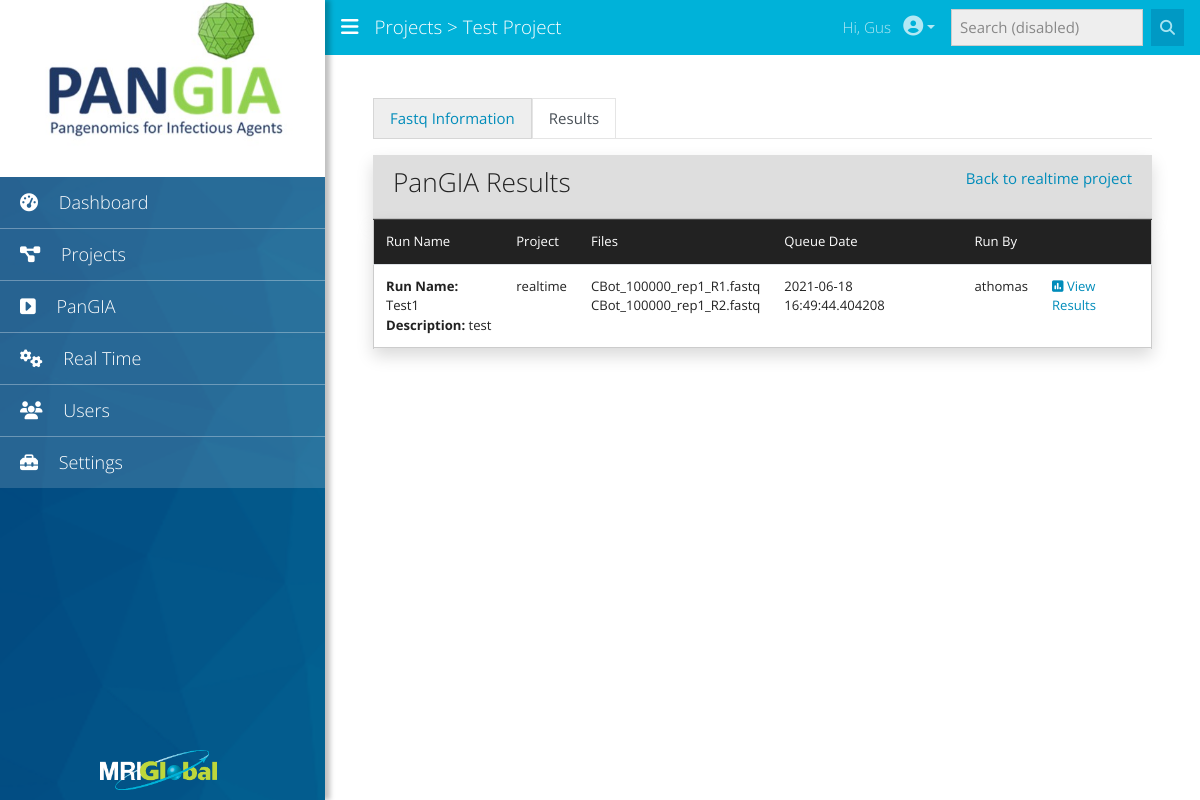
The page /item/2?p=results (signed in) on the database its author committed.
### app/models.py (models this page shows, shortened)
class User(db.Model, UserMixin):
    __tablename__ = 'user'
    id = db.Column(db.Integer, primary_key=True)
    username = db.Column(db.String(64), index=True, unique=True)
    fname = db.Column(db.String(20))
    lname = db.Column(db.String(20))
    email = db.Column(db.String(120), index=True, unique=True)
    password_hash = db.Column(db.String(128))
    last_seen = db.Column(db.DateTime, default=datetime.utcnow)
    roles = db.relationship('Role', backref='user', lazy='dynamic')
    notifications = db.relationship('Notification', backref='user', lazy='dynamic')
    tasks = db.relationship('Task', backref='user', lazy='dynamic')
    results = db.relationship('Results', backref='user', lazy='dynamic')
    def get_roles(self):
        roles = []
        for x in Role.query.filter_by(user_id=self.id).all():
            roles.append(x.role_type)
        return roles

class Category(db.Model):
    __tablename__ = 'category'
    id = db.Column(db.Integer(), primary_key=True)
    name = db.Column(db.String(128), index=True)
    description = db.Column(db.Text)
    slug = db.Column(db.String(20), index=True)
    parent_id = db.Column(db.Integer(), db.ForeignKey('category.id', name='parent_id'))
    root_id = db.Column(db.Integer(), index=True, default=0)
    order = db.Column(db.Integer(), default=0)
    created_on = db.Column(db.DateTime, default=datetime.utcnow)
    is_archived = db.Column(db.Boolean, default=False)
    is_deleted = db.Column(db.Boolean, default=False)
    items = db.relationship('Item', backref='category', lazy='dynamic')
    children = db.relationship('Category', foreign_keys="Category.parent_id")

class Results(db.Model):
    __tablename__ = 'results'
    id = db.Column(db.Integer(), primary_key=True)
    name = db.Column(db.String(128), index=True)
    description = db.Column(db.String(128))
    path = db.Column(db.String(128))
    results_type = db.Column(db.String(128))
    results_date = db.Column(db.DateTime, index=True, default=datetime.utcnow)
    results_param = db.Column(db.Text)
    user_id = db.Column(db.Integer, db.ForeignKey('user.id'))
    items = db.relationship('Item', secondary='results_to_item')

class Item(db.Model):
    __tablename__ = 'item'
    id = db.Column(db.Integer(), primary_key=True)
    name = db.Column(db.String(128), index=True)
    item_path = db.Column(db.String(128))
    description = db.Column(db.Text)
    category_id = db.Column(db.Integer(), db.ForeignKey('category.id'))
    meta_template_id = db.Column(db.Integer, db.ForeignKey('meta_template.id'))
    created_on = db.Column(db.DateTime, index=True, default=datetime.utcnow)
    is_archived = db.Column(db.Boolean, default=False)
    is_deleted = db.Column(db.Boolean, default=False)
    meta_template = db.relationship('MetaTemplate', foreign_keys=[meta_template_id])
    metas = db.relationship('Metadata', foreign_keys="[Metadata.item_id]")
    results = db.relationship('Results', secondary='results_to_item')

### app/main/routes.py (the view)
@bp.route('/item/<item_id>')
def item(item_id):
    check_item = Item.query.filter_by(id=item_id).count()
    if check_item == 0:
        return redirect('main.index')
    tab = request.args.get('p')
    r_id = request.args.get('id')
    item = Item.query.get(item_id)
    if tab == 'results':
        if r_id and r_id != '':
            check_results = Results.query.filter_by(id=r_id).first()
            check_rtoi = ResultsToItem.query.filter_by(results_id=check_results.id, item_id=item_id).count()
            if check_results and check_rtoi > 0:
                results = Results.query.get(r_id)
                for file in os.scandir(results.path):
                    if '.report.tsv' in Path(file).name:
                        tsv_file = file
                    if 'pangia.log' in Path(file).name:
                        log_file = file
                    if 'fastp.html' in Path(file).name:
                        fastp_file = Path(file).absolute()
                tsv = pd.read_csv(tsv_file, sep='\t', usecols=[
                    'LEVEL',
                    'NAME',
                    'TAXID',
                    'READ_COUNT',
                    'READ_COUNT_RNR',
                    'READ_COUNT_RSNB',
                    'LINEAR_COV',
                    'DEPTH_COV',
                    'REL_ABUNDANCE'
                ])
                tsv = tsv[tsv['LEVEL'].isin(['genus', 'species'])]
                tsv_html = Markup(tsv.to_html().replace('class="dataframe"','class="table shadow-none border-0"').replace('border="1"', '').replace('style="text-align: right;"',''))
                with open(log_file, 'r') as f:
                    log_text = f.read()
                params = ast.literal_eval(results.results_param)
                return render_template('items/item_results.html', title='Results', item=item, results=results, params=params, log_text=log_text, tsv_html=tsv_html, tsv_file=tsv_file, log_file=log_file)
        else:
            return render_template('items/item_results_list.html', title='Results List', item=item)
    else:
        return render_template('items/item_info.html', title='File Information', item=item)

### app/main/routes.py (called while the page is built)
@bp.before_app_request
def before_request():
    if current_user.is_authenticated:
        current_user.last_seen = datetime.utcnow()
        db.session.commit()

@bp.context_processor
def projects():
    projects = Category.query.filter_by(parent_id=0, is_archived=False, is_deleted=False)
    return {'projects': projects}

@bp.context_processor
def check_admin():
    if 'Admin' in current_user.get_roles():
        return {'is_admin': True}
    else:
        return {'is_admin': False}

### app/models.py (called while the page is built)
@login.user_loader
def load_user(id):
    return User.query.get(int(id))

### app/templates/items/item_results_list.html (shortened to what this page needs)
{% extends "one_column.html" %}
{% block app_main_content %}
<div class="p-5">
    <ul class="nav nav-tabs mb-3">
        <li class="nav-item"><a class="nav-link" href="/item/{{ item.id }}">Fastq Information</a></li>
        <li class="nav-item"><a class="nav-link active" href="/item/{{ item.id }}?p=results">Results</a></li>
    </ul>
    <div class="card-header bg-ngreen shadow">
        <div class="float-right"><a href="{{ url_for('main.project_page', proj_slug=item.category.slug) }}">Back to {{ item.category.name }} project</a></div>
        <h3>PanGIA Results</h3>
    </div>
    <table class="table table-striped shadow">
        <tr class="table-dark">
            <td scope="col">Run Name</td>
            <td scope="col">Project</td>
            <td scope="col">Files</td>
            <td scope="col">Queue Date</td>
            <td scope="col">Run By</td>
            <td scope="col"></td>
        </tr>
        {% for r in item.results %}
        <tr>
            <td>
                <b>Run Name:</b> {{ r.name }}<br>
                <b>Description:</b> {{ r.description }}
            </td>
            <td>{{ r.items[0].category.name }}</td>
            <td>{% for x in r.items %}{{ x.name }}<br>{% endfor %}</td>
            <td>{{ r.results_date }}</td>
            <td>{{ r.user.username }}</td>
            <td><a href="/item/{{ item.id }}?p=results&id={{ r.id }}" class="card-link"><i class="fas fa-poll"></i> View Results</a></td>
        {% endfor %}
    </table>
</div>
{% endblock %}

### app/templates/include/topnav.html (shortened to what this page needs)
<nav class="navbar navbar-expand-lg navbar-expand-md navbar-dark">
    <a class="navbar-brand mr-auto" href="#">
        <i class="fas fa-bars md-icon"></i>
    </a>
    <h5 class="c-white pl-3 pt-2">Projects > Test Project</h5>
    <div class="collapse navbar-collapse" id="navbarTop">
        <span class="navbar-text pr-1 ml-auto">Hi, {{ current_user.fname }}</span>
        <ul class="navbar-nav pr-2">
            <li class="nav-item dropdown">
                <a class="nav-link dropdown-toggle" data-toggle="dropdown" href="#" role="button" aria-haspopup="true" aria-expanded="false"><i class="fas fa-user-circle md-icon"></i></a>
            </li>
        </ul>
        <form class="form-inline my-2 my-lg-0">
            <input class="form-control mr-sm-2" type="text" placeholder="Search (disabled)" disabled="">
            <button class="btn btn-primary my-2 my-sm-0" type="submit" disabled=""><i class="fas fa-search"></i></button>
        </form>
    </div>
</nav>

### app/static/css/styles.css (style rules this page uses)
body, html { padding: 0; margin: 0; }
.table { border: 1px solid #CCC; background: #FFFFFF; box-shadow: 3px 6px 3px #999; }
.md-icon { font-size: 20px; }
.bg-ngreen { background-color: #dedede; }
.c-white { color: #FFF; }
.navbar { font-size:0.95rem; }

### rows shown on the page
User: fname "Gus"
Category: category.name "realtime"
Results: name "Test1", description "test", name "realtime", results_date "2021-06-18 16:49:44.404208", user.username "athomas"
Item: name "CBot_100000_rep1_R1.fastq"
Item: name "CBot_100000_rep1_R2.fastq"
